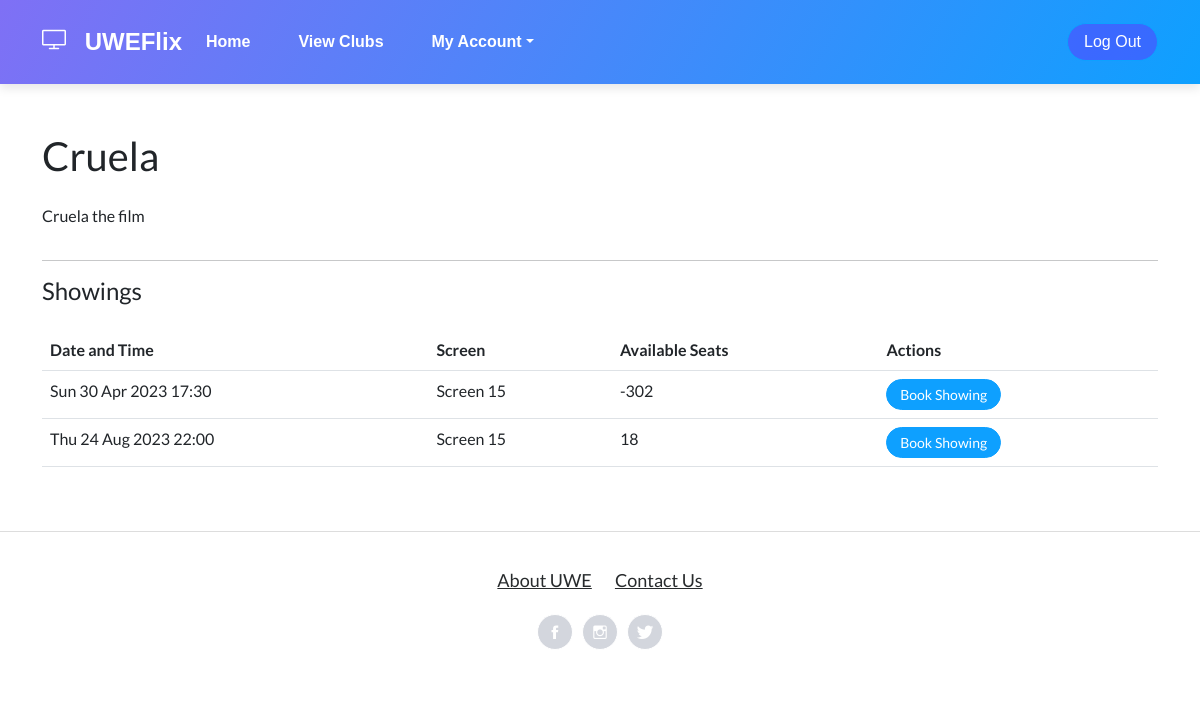
Page /index/film/1/ on the committed database.
### CinManager/models.py (models this page shows)
class Film(models.Model):
    id = models.AutoField(primary_key=True)
    title = models.CharField(max_length=100)
    age_rating = models.PositiveSmallIntegerField()
    duration = models.PositiveIntegerField()
    trailer_description = models.TextField()
    imageurl = models.CharField(max_length=1000)

class Showing(models.Model):
    id = models.AutoField(primary_key=True)
    film = models.ForeignKey(Film, on_delete=models.DO_NOTHING)
    screen = models.ForeignKey(Screen, on_delete=models.DO_NOTHING)
    date = models.DateTimeField()
    bookedseats = models.IntegerField(default=0)

class Screen(models.Model):
    id = models.AutoField(primary_key=True)
    number = models.PositiveIntegerField()
    capacity = models.PositiveIntegerField(validators=[MaxValueValidator(300)])

### Index/views.py (the view)
# urls.py: path('film/<int:film_id>/', views.film_detail_view, name='film_detail'),
def film_detail_view(request, film_id):
    userpermissions = check_permissions(request)
    film = get_object_or_404(Film, id=film_id)
    if userpermissions == 2:
        club_rep = ClubRep.objects.get(user=request.user)
        club_id = club_rep.club.id
    else:
        club_id = 0
    selected_date = request.GET.get('date')
    print("SELECTED DATE:" , selected_date)
    if selected_date:
        try:
            selected_date = datetime.strptime(selected_date, '%Y-%m-%d').date()
            showings = Showing.objects.filter(film=film, date__date=selected_date)
            if not showings:
                messages.warning(request, "Sorry, there are no showings for this film on the selected date.")
        except ValueError:
            messages.error(request, "Invalid date format.")
            showings = Showing.objects.filter(film=film)
    else:
        showings = Showing.objects.filter(film=film)
    for showing in showings:
        showing.available_seats = showing.screen.capacity - showing.bookedseats if showing.bookedseats else showing.screen.capacity
    return render(request, 'UWEFlix/filmdetail.html', {'film': film, 'showings': showings, 'userpermissions': userpermissions, 'selected_date': selected_date, 'club_id': club_id})

### Index/views.py (called while the page is built)
def check_permissions(request):
    if request.user.is_authenticated:
        if request.user.groups.filter(name='Cinema Managers').exists():
            userpermission = 1
        elif request.user.groups.filter(name='Club Representatives').exists():
            userpermission = 2
        elif request.user.groups.filter(name='Account Managers').exists():
            userpermission = 3
        elif request.user.groups.filter(name='Guest').exists():
            userpermission = 4
        else:
            userpermission = 0
    else:
        return redirect('Login')
    return userpermission

### web_project/templates/UWEFlix/filmdetail.html (shortened to what this page needs)
{% extends "UWEFlix/layout.html" %}
{% load static %}
{% block content %}
<div class="container my-5">
    <div class="row">
        <div class="col-md-8">
            <h1 class="mb-4">{{ film.title }}</h1>
            <p>{{ film.trailer_description }}</p>
        </div>
    </div>
    <hr>
    <div class="row">
        <div class="col-md-12">
            <h4 class="mb-4">Showings{% if selected_date %} on {{ selected_date }}{% endif %}</h4>
            {% if showings %}
            <table class="table">
                <thead>
                    <tr>
                        <th>Date and Time</th>
                        <th>Screen</th>
                        <th>Available Seats</th>
                        <th>Actions</th>
                    </tr>
                </thead>
                <tbody>
                    {% for showing in showings %}
                    <tr>
                        <td>{{ showing.date|date:'D d M Y H:i' }}</td>
                        <td>Screen {{ showing.screen.number }}</td>
                        <td>{{ showing.available_seats }}</td>
                        <td>
                            {% if showing.available_seats > 0 %}
                            <form method="post" action="{% url 'add_to_cart' showing_id=showing.id %}">
                                <button type="submit" class="btn btn-primary btn-sm">Book Showing</button>
                            </form>
                            {% else %}
                            <button type="button" class="btn btn-primary btn-sm" data-bs-toggle="modal"
                                data-bs-target="#no-seats-modal">
                                Book Showing
                            </button>
                            {% endif %}
                        </td>
                    </tr>
                    {% endfor %}
                </tbody>
            </table>
            {% endif %}
        </div>
    </div>
</div>
{% endblock %}

### rows in the picture
Film: title "Cruela", trailer_description "Cruela the film"
Showing: date "Sun 30 Apr 2023 17:30", screen.number "15", available_seats "-302", shows "Book Showing"
Showing: date "Thu 24 Aug 2023 22:00", screen.number "15", available_seats "18", shows "Book Showing"
